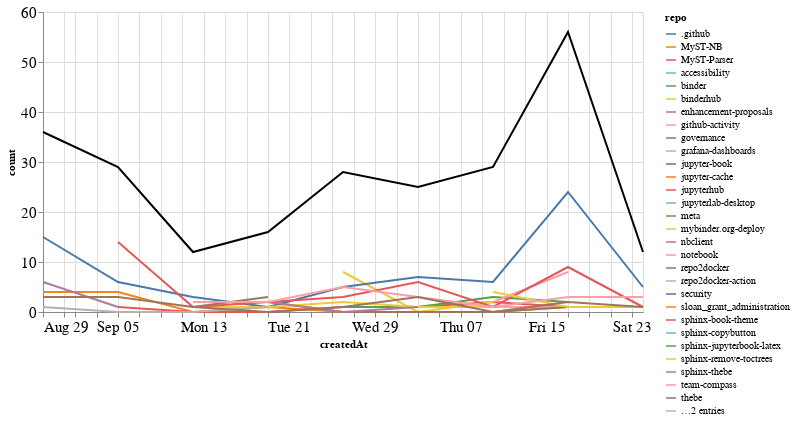

Notebook source saved alongside this figure:
### Markdown cell above
### Comments

### Code cell
comments_time = comments.groupby('repo').resample('W', on='createdAt').count()['author'].reset_index()
comments_time = comments_time.rename(columns={'author': 'count'})
comments_time_total = comments_time.groupby('createdAt').agg({"count": "sum"}).reset_index()
ch1 = alt.Chart(comments_time, width=600).mark_line().encode(
    x='createdAt',
    y='count',
    color='repo',
    tooltip="repo"
)

ch2 = alt.Chart(comments_time_total, width=600).mark_line(color="black").encode(
    x='createdAt',
    y='count',
)

ch1 + ch2

### Figure 1 — Vega-Lite specification as saved in the notebook (floating-point values rounded to 4 significant figures)
{"config": {"axisLeft": {"labelFontSize": 15}, "axisBottom": {"labelFontSize": 15}}, "layer": [{"data": {"name": "data-dbc6253d05d7b5085d5dfd1d34b999d4"}, "mark": "line", "encoding": {"color": {"type": "nominal", "field": "repo"}, "tooltip": {"type": "nominal", "field": "repo"}, "x": {"type": "temporal", "field": "createdAt"}, "y": {"type": "quantitative", "field": "count"}}, "width": 600}, {"data": {"name": "data-a31cf9daf9b2524fa8c2bf7febef93f5"}, "mark": {"type": "line", "color": "black"}, "encoding": {"x": {"type": "temporal", "field": "createdAt"}, "y": {"type": "quantitative", "field": "count"}}, "width": 600}], "$schema": "https://vega.github.io/schema/vega-lite/v4.8.1.json", "datasets": {"data-dbc6253d05d7b5085d5dfd1d34b999d4": [{"repo": ".github", "createdAt": "2021-09-12T00:00:00", "count": 1}, {"repo": "MyST-NB", "createdAt": "2021-08-29T00:00:00", "count": 4}, {"repo": "MyST-NB", "createdAt": "2021-09-05T00:00:00", "count": 4}, {"repo": "MyST-NB", "createdAt": "2021-09-12T00:00:00", "count": 0}, {"repo": "MyST-NB", "createdAt": "2021-09-19T00:00:00", "count": 1}, {"repo": "MyST-NB", "createdAt": "2021-09-26T00:00:00", "count": 0}, {"repo": "MyST-NB", "createdAt": "2021-10-03T00:00:00", "count": 0}, {"repo": "MyST-NB", "createdAt": "2021-10-10T00:00:00", "count": 0}, {"repo": "MyST-NB", "createdAt": "2021-10-17T00:00:00", "count": 1}, {"repo": "MyST-NB", "createdAt": "2021-10-24T00:00:00", "count": 1}, {"repo": "MyST-Parser", "createdAt": "2021-09-05T00:00:00", "count": 1}, {"repo": "MyST-Parser", "createdAt": "2021-09-12T00:00:00", "count": 0}, {"repo": "MyST-Parser", "createdAt": "2021-09-19T00:00:00", "count": 0}, {"repo": "MyST-Parser", "createdAt": "2021-09-26T00:00:00", "count": 1}, {"repo": "MyST-Parser", "createdAt": "2021-10-03T00:00:00", "count": 1}, {"repo": "MyST-Parser", "createdAt": "2021-10-10T00:00:00", "count": 2}, {"repo": "MyST-Parser", "createdAt": "2021-10-17T00:00:00", "count": 1}, {"repo": "accessibility", "createdAt": "2021-08-29T00:00:00", "count": 2}, {"repo": "binder", "createdAt": "2021-09-19T00:00:00", "count": 1}, {"repo": "binderhub", "createdAt": "2021-09-26T00:00:00", "count": 8}, {"repo": "binderhub", "createdAt": "2021-10-03T00:00:00", "count": 0}, {"repo": "binderhub", "createdAt": "2021-10-10T00:00:00", "count": 2}, {"repo": "enhancement-proposals", "createdAt": "2021-10-10T00:00:00", "count": 2}, {"repo": "github-activity", "createdAt": "2021-10-10T00:00:00", "count": 1}, {"repo": "github-activity", "createdAt": "2021-10-17T00:00:00", "count": 1}, {"repo": "governance", "createdAt": "2021-09-19T00:00:00", "count": 2}, {"repo": "governance", "createdAt": "2021-09-26T00:00:00", "count": 0}, {"repo": "governance", "createdAt": "2021-10-03T00:00:00", "count": 0}, {"repo": "governance", "createdAt": "2021-10-10T00:00:00", "count": 0}, {"repo": "governance", "createdAt": "2021-10-17T00:00:00", "count": 1}, {"repo": "grafana-dashboards", "createdAt": "2021-08-29T00:00:00", "count": 1}, {"repo": "jupyter-book", "createdAt": "2021-08-29T00:00:00", "count": 15}, {"repo": "jupyter-book", "createdAt": "2021-09-05T00:00:00", "count": 6}, {"repo": "jupyter-book", "createdAt": "2021-09-12T00:00:00", "count": 3}, {"repo": "jupyter-book", "createdAt": "2021-09-19T00:00:00", "count": 1}, {"repo": "jupyter-book", "createdAt": "2021-09-26T00:00:00", "count": 5}, {"repo": "jupyter-book", "createdAt": "2021-10-03T00:00:00", "count": 7}, {"repo": "jupyter-book", "createdAt": "2021-10-10T00:00:00", "count": 6}, {"repo": "jupyter-book", "createdAt": "2021-10-17T00:00:00", "count": 24}, {"repo": "jupyter-book", "createdAt": "2021-10-24T00:00:00", "count": 5}, {"repo": "jupyter-cache", "createdAt": "2021-08-29T00:00:00", "count": 2}, {"repo": "jupyterhub", "createdAt": "2021-08-29T00:00:00", "count": 2}, {"repo": "jupyterlab-desktop", "createdAt": "2021-09-26T00:00:00", "count": 1}, {"repo": "meta", "createdAt": "2021-09-26T00:00:00", "count": 1}, {"repo": "meta", "createdAt": "2021-10-03T00:00:00", "count": 1}, {"repo": "meta", "createdAt": "2021-10-10T00:00:00", "count": 3}, {"repo": "meta", "createdAt": "2021-10-17T00:00:00", "count": 2}, {"repo": "mybinder.org-deploy", "createdAt": "2021-09-12T00:00:00", "count": 1}, {"repo": "mybinder.org-deploy", "createdAt": "2021-09-19T00:00:00", "count": 1}, {"repo": "mybinder.org-deploy", "createdAt": "2021-09-26T00:00:00", "count": 2}, {"repo": "mybinder.org-deploy", "createdAt": "2021-10-03T00:00:00", "count": 1}, {"repo": "mybinder.org-deploy", "createdAt": "2021-10-10T00:00:00", "count": 1}, {"repo": "nbclient", "createdAt": "2021-09-19T00:00:00", "count": 2}, {"repo": "nbclient", "createdAt": "2021-09-26T00:00:00", "count": 0}, {"repo": "nbclient", "createdAt": "2021-10-03T00:00:00", "count": 1}, {"repo": "notebook", "createdAt": "2021-10-10T00:00:00", "count": 2}, {"repo": "notebook", "createdAt": "2021-10-17T00:00:00", "count": 8}, {"repo": "repo2docker", "createdAt": "2021-09-12T00:00:00", "count": 1}, {"repo": "repo2docker", "createdAt": "2021-09-19T00:00:00", "count": 3}, {"repo": "repo2docker-action", "createdAt": "2021-08-29T00:00:00", "count": 1}, {"repo": "repo2docker-action", "createdAt": "2021-09-05T00:00:00", "count": 0}, {"repo": "repo2docker-action", "createdAt": "2021-09-12T00:00:00", "count": 0}, {"repo": "repo2docker-action", "createdAt": "2021-09-19T00:00:00", "count": 1}, {"repo": "security", "createdAt": "2021-10-03T00:00:00", "count": 1}, {"repo": "sloan_grant_administration", "createdAt": "2021-10-10T00:00:00", "count": 4}, {"repo": "sphinx-book-theme", "createdAt": "2021-09-05T00:00:00", "count": 14}, {"repo": "sphinx-book-theme", "createdAt": "2021-09-12T00:00:00", "count": 1}, {"repo": "sphinx-book-theme", "createdAt": "2021-09-19T00:00:00", "count": 2}, {"repo": "sphinx-book-theme", "createdAt": "2021-09-26T00:00:00", "count": 3}, {"repo": "sphinx-book-theme", "createdAt": "2021-10-03T00:00:00", "count": 6}, {"repo": "sphinx-book-theme", "createdAt": "2021-10-10T00:00:00", "count": 1}, {"repo": "sphinx-book-theme", "createdAt": "2021-10-17T00:00:00", "count": 9}, {"repo": "sphinx-book-theme", "createdAt": "2021-10-24T00:00:00", "count": 1}, {"repo": "sphinx-copybutton", "createdAt": "2021-10-17T00:00:00", "count": 3}, {"repo": "sphinx-jupyterbook-latex", "createdAt": "2021-10-03T00:00:00", "count": 1}, {"repo": "sphinx-remove-toctrees", "createdAt": "2021-10-10T00:00:00", "count": 4}, {"repo": "sphinx-remove-toctrees", "createdAt": "2021-10-17T00:00:00", "count": 1}, {"repo": "sphinx-remove-toctrees", "createdAt": "2021-10-24T00:00:00", "count": 1}, {"repo": "sphinx-thebe", "createdAt": "2021-08-29T00:00:00", "count": 6}, {"repo": "sphinx-thebe", "createdAt": "2021-09-05T00:00:00", "count": 1}, {"repo": "team-compass", "createdAt": "2021-09-12T00:00:00", "count": 2}, {"repo": "team-compass", "createdAt": "2021-09-19T00:00:00", "count": 2}, {"repo": "team-compass", "createdAt": "2021-09-26T00:00:00", "count": 5}, {"repo": "team-compass", "createdAt": "2021-10-03T00:00:00", "count": 3}, {"repo": "team-compass", "createdAt": "2021-10-10T00:00:00", "count": 1}, {"repo": "team-compass", "createdAt": "2021-10-17T00:00:00", "count": 3}, {"repo": "team-compass", "createdAt": "2021-10-24T00:00:00", "count": 3}, {"repo": "thebe", "createdAt": "2021-08-29T00:00:00", "count": 3}, {"repo": "thebe", "createdAt": "2021-09-05T00:00:00", "count": 3}, {"repo": "thebe", "createdAt": "2021-09-12T00:00:00", "count": 1}, {"repo": "thebe", "createdAt": "2021-09-19T00:00:00", "count": 0}, {"repo": "thebe", "createdAt": "2021-09-26T00:00:00", "count": 1}, {"repo": "thebe", "createdAt": "2021-10-03T00:00:00", "count": 3}, {"repo": "thebe", "createdAt": "2021-10-10T00:00:00", "count": 0}, {"repo": "thebe", "createdAt": "2021-10-17T00:00:00", "count": 2}, {"repo": "thebe", "createdAt": "2021-10-24T00:00:00", "count": 1}, {"repo": "voila", "createdAt": "2021-09-12T00:00:00", "count": 2}, {"repo": "web-compile", "createdAt": "2021-09-26T00:00:00", "count": 1}], "data-a31cf9daf9b2524fa8c2bf7febef93f5": [{"createdAt": "2021-08-29T00:00:00", "count": 36}, {"createdAt": "2021-09-05T00:00:00", "count": 29}, {"createdAt": "2021-09-12T00:00:00", "count": 12}, {"createdAt": "2021-09-19T00:00:00", "count": 16}, {"createdAt": "2021-09-26T00:00:00", "count": 28}, {"createdAt": "2021-10-03T00:00:00", "count": 25}, {"createdAt": "2021-10-10T00:00:00", "count": 29}, {"createdAt": "2021-10-17T00:00:00", "count": 56}, {"createdAt": "2021-10-24T00:00:00", "count": 12}]}}
